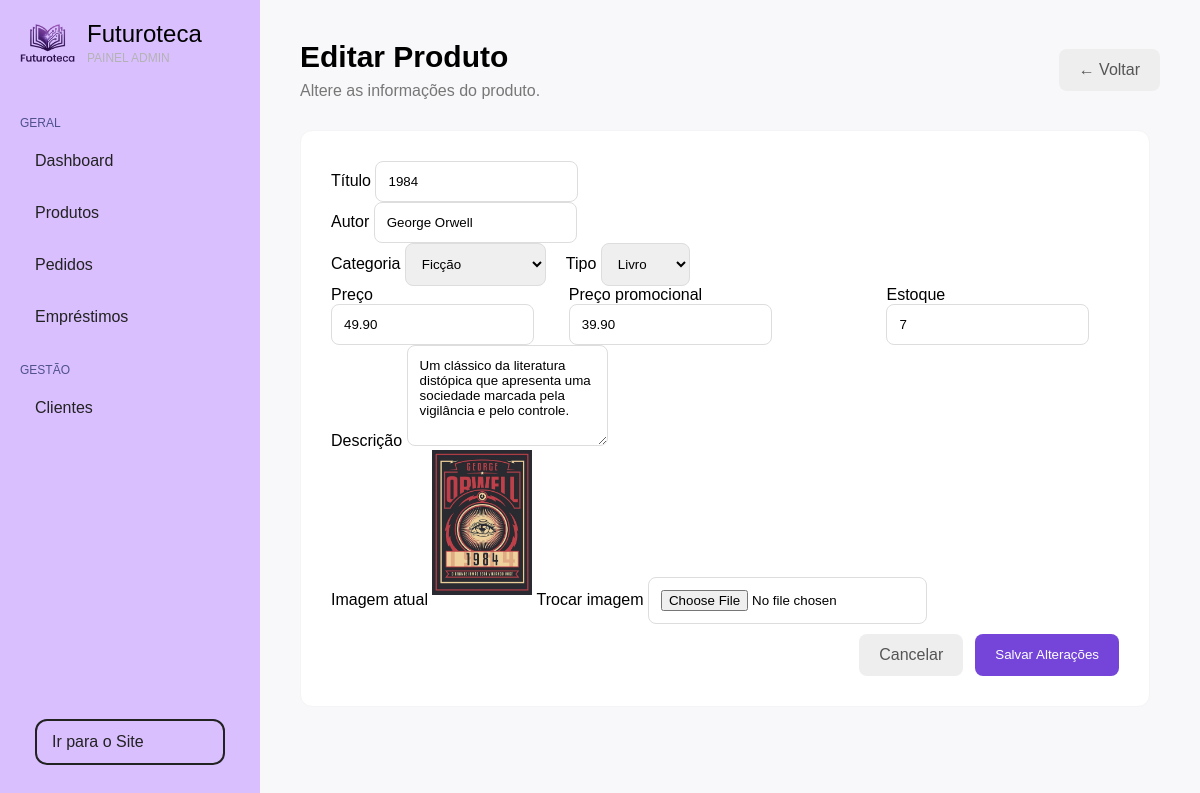
The app's page /dashboard/editar-produto.php?id=4 (signed in) with its own data.
### tables this page shows
CREATE TABLE `produto` (
  `id_produto` int(11) NOT NULL,
  `titulo` varchar(150) NOT NULL,
  `autor` varchar(100) DEFAULT NULL,
  `categoria` varchar(80) NOT NULL,
  `tipo` enum('LIVRO','EBOOK','ARTIGO') NOT NULL,
  `preco` decimal(10,2) NOT NULL,
  `preco_promocional` decimal(10,2) DEFAULT NULL,
  `estoque` int(11) NOT NULL DEFAULT 0,
  `descricao` text DEFAULT NULL,
  `imagem` varchar(255) DEFAULT NULL
);

### crud.php (called while the page is built, shortened)
<?php
try {
    function read($pdo, $table, $where = null)
    {
        $sql = "SELECT * FROM $table";
        if ($where) {
            $sql .= " WHERE $where";
        }
        $stmt = $pdo->query($sql);
        return $stmt->fetch(PDO::FETCH_ASSOC);
    }
} catch (PDOException $e) {
    die("Erro de conexão: " . $e->getMessage());
}

### dashboard/editar-produto.php (the view, shortened to what this page needs)
<?php
require_once '../crud.php';
$id = (int) $_GET["id"];
$produto = read($pdo, "produto", "id_produto = $id");
?>
<!DOCTYPE html>
<html lang="pt-br">
<head>
    <link rel="stylesheet" href="../css/dashboard.css">
</head>
<body>
    <?php include 'partials/sidebar.php'; ?>
    <main class="conteudo">
        <div class="cabecalho-pagina">
            <div>
                <h1>Editar Produto</h1>
                <p>Altere as informações do produto.</p>
            </div>
            <a href="produtos.php" class="btn-voltar">
                ← Voltar
            </a>
        </div>
        <form class="form-produto" method="POST" enctype="multipart/form-data">
            <div class="campo">
                <label for="titulo">
                    Título
                </label>
                <input type="text" id="titulo" name="titulo" value="<?= htmlspecialchars($produto["titulo"]) ?>"
                    required>
            </div>
            <div class="campo">
                <label for="autor">
                    Autor
                </label>
                <input type="text" id="autor" name="autor" value="<?= htmlspecialchars($produto["autor"]) ?>">
            </div>
            <div class="linha-form">
                <div class="campo">
                    <label for="categoria">
                        Categoria
                    </label>
                    <select id="categoria" name="categoria" required>
                        <?php
                        $categorias = [
                            "Ficção",
                            "Romance",
                            "Fantasia",
                            "Aventura",
                            "Suspense",
                            "Comédia",
                            "Infantil",
                            "Biografia",
                            "Terror",
                            "Programação",
                            "Artigo Científico",
                            "História",
                            "HQ e Mangás",
                            "Literatura"
                        ];
                        ?>
                        <?php foreach ($categorias as $categoria): ?>
                            <option value="<?= htmlspecialchars($categoria) ?>" <?= $produto["categoria"] == $categoria ? "selected" : "" ?>>
                                <?= htmlspecialchars($categoria) ?>
                            </option>
                        <?php endforeach; ?>
                    </select>
                </div>
                <div class="campo">
                    <label for="tipo">
                        Tipo
                    </label>
                    <select id="tipo" name="tipo" required>
                        <option value="LIVRO" <?= $produto["tipo"] == "LIVRO" ? "selected" : "" ?>>
                            Livro
                        </option>
                    </select>
                </div>
            </div>
            <div class="linha-form">
                <div class="campo">
                    <label for="preco">
                        Preço
                    </label>
                    <input type="number" id="preco" name="preco" step="0.01" min="0" value="<?= $produto["preco"] ?>"
                        required>
                </div>
                <div class="campo">
                    <label for="preco_promocional">
                        Preço promocional
                    </label>
                    <input type="number" id="preco_promocional" name="preco_promocional" step="0.01" min="0"
                        value="<?= htmlspecialchars($produto["preco_promocional"] ?? "") ?>" placeholder="Opcional">
                </div>
                <div class="campo">
                    <label for="estoque">
                        Estoque
                    </label>
                    <input type="number" id="estoque" name="estoque" min="0" value="<?= $produto["estoque"] ?>"
                        required>
                </div>
            </div>
            <div class="campo">
                <label for="descricao">
                    Descrição
                </label>
                <textarea id="descricao" name="descricao"
                    rows="5"><?= htmlspecialchars($produto["descricao"]) ?></textarea>
            </div>
            <div class="campo">
                <label>
                    Imagem atual
                </label>
                <?php if (!empty($produto["imagem"])): ?>
                    <img src="../uploads/<?= htmlspecialchars($produto["imagem"]) ?>" alt="Imagem do produto"
                        style="width: 100px; margin-bottom: 10px;">
                <?php endif; ?>
                <label for="imagem">
                    Trocar imagem
                </label>
                <input type="file" id="imagem" name="imagem" accept="image/*">
            </div>
            <div class="acoes-form">
                <a href="produtos.php" class="btn-cancelar">
                    Cancelar
                </a>
                <button type="submit" class="btn-salvar">
                    Salvar Alterações
                </button>
            </div>
        </form>
    </main>
</body>
</html>

### css/dashboard.css (style rules this page uses)
* { margin: 0; padding: 0; box-sizing: border-box; }
body { font-family: Arial, sans-serif; display: flex; background-color: #f7f7f7f7; }
.conteudo { flex: 1; padding: 40px; }
.conteudo { flex: 1; padding: 40px; background-color: #f8f8fa; }
.cabecalho-pagina { display: flex; justify-content: space-between; align-items: center; margin-bottom: 30px; }
.cabecalho-pagina h1 { font-size: 30px; margin-bottom: 8px; }
.cabecalho-pagina p { color: #777; }
.form-produto { max-width: 850px; background-color: white; padding: 30px; border: 1px solid #f5f3f5; border-radius: 12px; }
.campo input, .campo select, .campo textarea { padding: 12px; border: 1px solid #ddd; border-radius: 8px; font-family: inherit; outline: none; }
.linha-form { display: flex; gap: 20px; }
.acoes-form { display: flex; justify-content: flex-end; gap: 12px; margin-top: 10px; }
.btn-salvar { background-color: #7445d8; color: white; border: none; border-radius: 8px; padding: 12px 20px; cursor: pointer; }
.btn-cancelar, .btn-voltar { text-decoration: none; padding: 12px 20px; border-radius: 8px; color: #555; background-color: #eee; }

### records on screen
produto: titulo "1984", autor "George Orwell", categoria "Ficção", tipo "Livro", preco "49.90", preco_promocional "39.90", estoque "7", descricao "Um clássico da literatura distópica que apresenta uma sociedade marcada pela vigilância e pelo controle.", imagem (picture)
